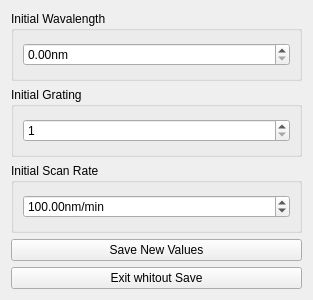
<?xml version="1.0" encoding="UTF-8"?>
<ui version="4.0">
 <class>StartUPVal</class>
 <widget class="QWidget" name="StartUPVal">
  <property name="geometry">
   <rect>
    <x>0</x>
    <y>0</y>
    <width>313</width>
    <height>300</height>
   </rect>
  </property>
  <property name="windowTitle">
   <string>Form</string>
  </property>
  <layout class="QVBoxLayout" name="verticalLayout_2">
   <item>
    <widget class="QGroupBox" name="groupBox">
     <property name="title">
      <string>Initial Wavalength</string>
     </property>
     <layout class="QVBoxLayout" name="verticalLayout">
      <item>
       <widget class="QDoubleSpinBox" name="WaveBox">
        <property name="suffix">
         <string>nm</string>
        </property>
        <property name="maximum">
         <double>1400.000000000000000</double>
        </property>
       </widget>
      </item>
     </layout>
    </widget>
   </item>
   <item>
    <widget class="QGroupBox" name="groupBox_2">
     <property name="title">
      <string>Initial Grating</string>
     </property>
     <layout class="QVBoxLayout" name="verticalLayout_3">
      <item>
       <widget class="QSpinBox" name="GratingBox">
        <property name="minimum">
         <number>1</number>
        </property>
        <property name="maximum">
         <number>9</number>
        </property>
       </widget>
      </item>
     </layout>
    </widget>
   </item>
   <item>
    <widget class="QGroupBox" name="groupBox_3">
     <property name="title">
      <string>Initial Scan Rate</string>
     </property>
     <layout class="QVBoxLayout" name="verticalLayout_4">
      <item>
       <widget class="QDoubleSpinBox" name="ScanRateBox">
        <property name="suffix">
         <string>nm/min</string>
        </property>
        <property name="minimum">
         <double>0.010000000000000</double>
        </property>
        <property name="maximum">
         <double>1000.000000000000000</double>
        </property>
        <property name="value">
         <double>100.000000000000000</double>
        </property>
       </widget>
      </item>
     </layout>
    </widget>
   </item>
   <item>
    <widget class="QPushButton" name="SaveButton">
     <property name="text">
      <string>Save New Values</string>
     </property>
    </widget>
   </item>
   <item>
    <widget class="QPushButton" name="ExitButton">
     <property name="text">
      <string>Exit whitout Save</string>
     </property>
    </widget>
   </item>
  </layout>
 </widget>
 <resources/>
 <connections/>
</ui>
